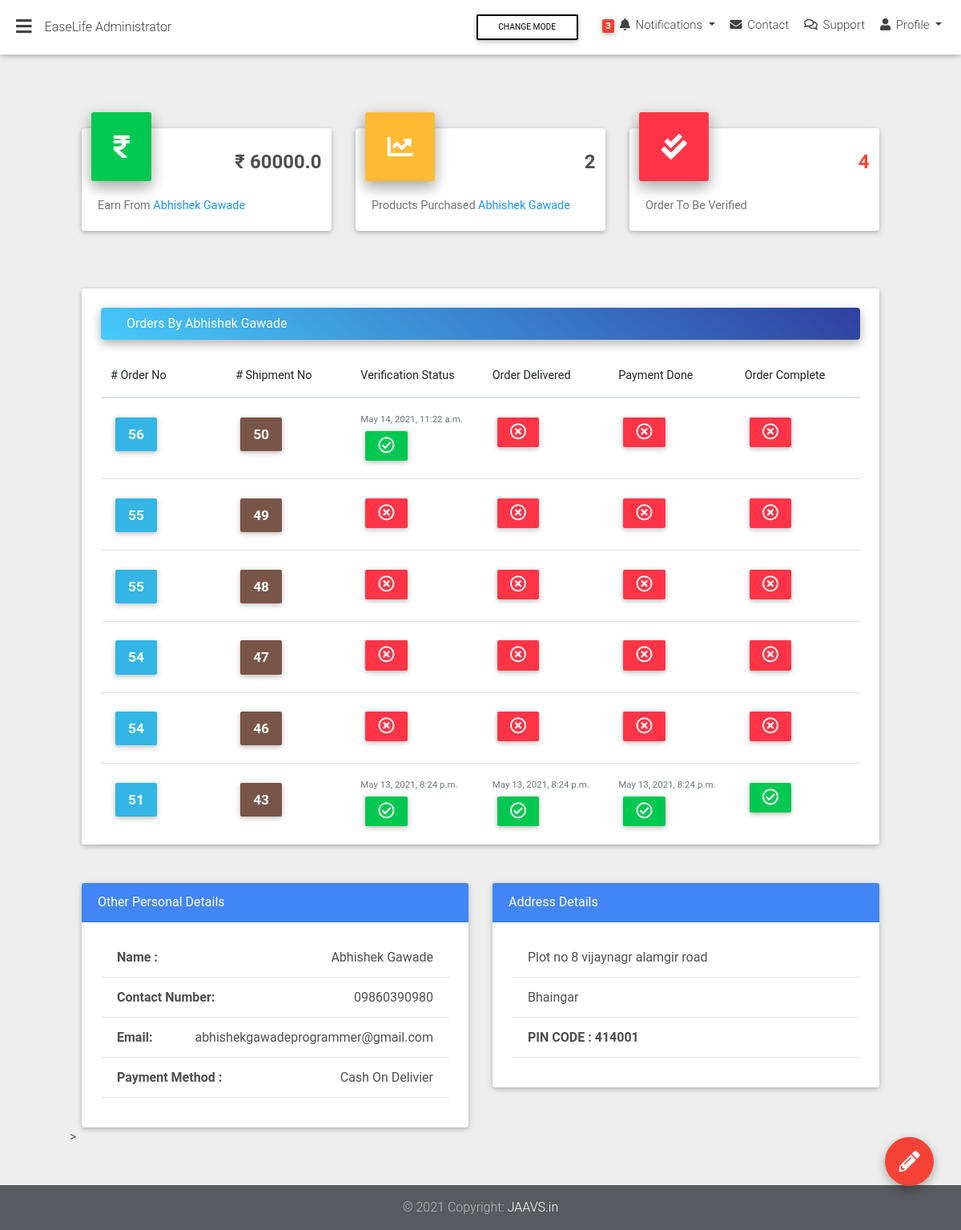
Page /easylife-admin/user-details/1/ on the earlier database version.
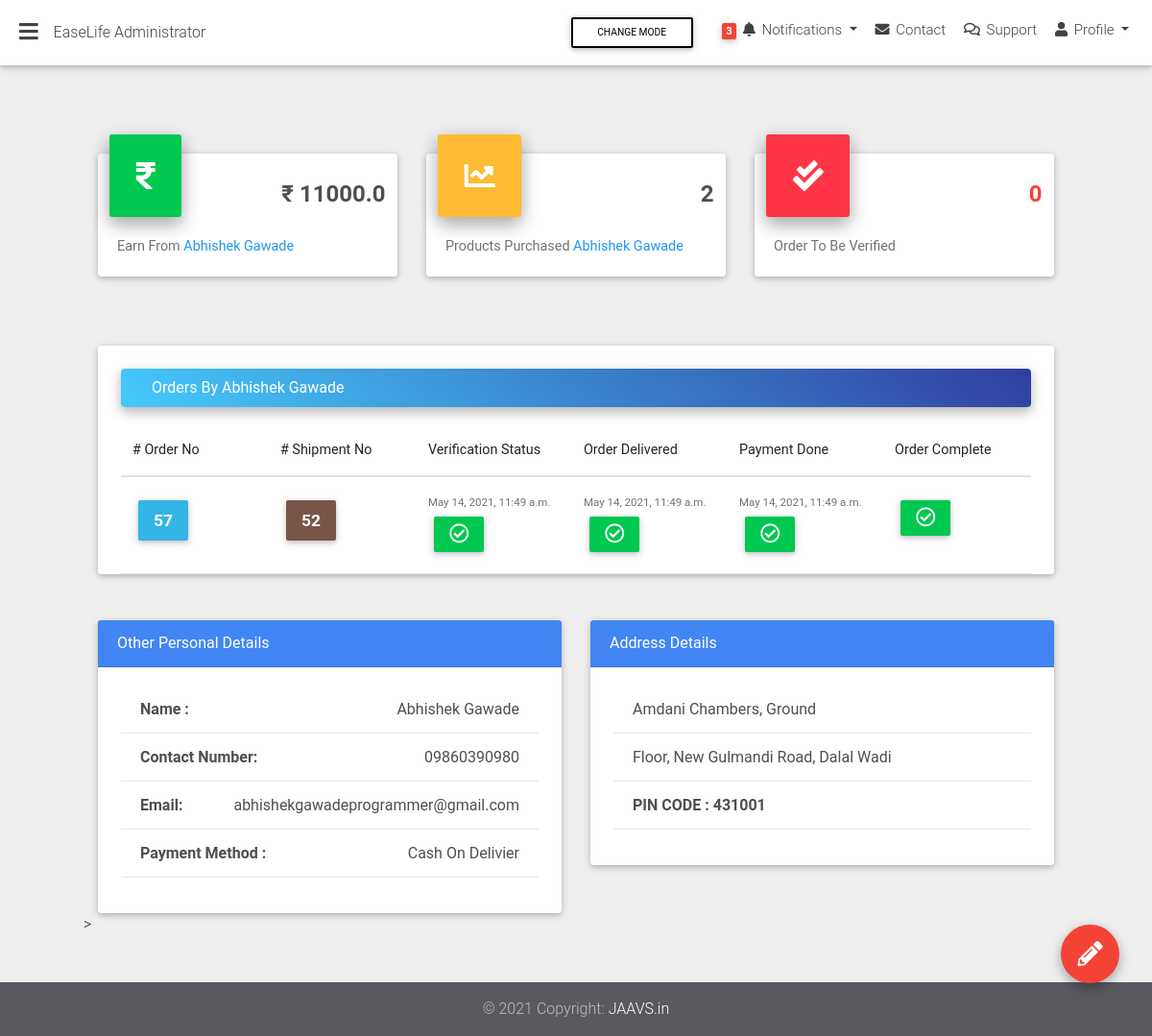
Same page on the later database version.
### base/models.py (models this page shows, shortened)
class ShippmentOrder(models.Model):
    user=models.ForeignKey(settings.AUTH_USER_MODEL,on_delete=models.CASCADE)
    order=models.ForeignKey('Order',on_delete=models.CASCADE)
    verify_order = models.BooleanField(default=False,blank=True)
    verify_done_date= models.DateTimeField(blank=True,null=True)
    delivered= models.BooleanField(default=False,blank=True)
    delivered_done_date= models.DateTimeField(blank=True,null=True)
    payment_done=models.BooleanField(default=False,blank=True)
    payment_done_date= models.DateTimeField(blank=True,null=True)
    report_spam=models.BooleanField(default=False,blank=True)
    description=models.TextField(max_length=250,blank=True)
    class Meta:
        verbose_name = "ShippmentOrder"
        verbose_name_plural = "ShippmentOrders"

class Order(models.Model):
    user = models.ForeignKey(settings.AUTH_USER_MODEL,on_delete=models.CASCADE)
    items =models.ManyToManyField(OrderItem)
    ordered = models.BooleanField(default=False)
    start_date =models.DateTimeField(auto_now_add=True)
    ordered_date = models.DateTimeField()
    billing_address=models.ForeignKey('BillingAddress',on_delete=models.SET_NULL,blank=True,null=True)
    def get_total(self):
        total=0
        for order_item in self.items.all():
            total +=order_item.get_final_price()
        return total

class BillingAddress(models.Model):
    user=models.ForeignKey(settings.AUTH_USER_MODEL,on_delete=models.CASCADE)
    city=models.CharField(choices=MAHARASHTRA_DISTRICTS,max_length=2,default='Mu')
    phone_number=models.CharField(max_length=20)
    street_address=models.CharField(max_length=250)
    apartment_address=models.CharField(max_length=250)
    pin_code=models.CharField(max_length=10)
    payment_option = models.CharField(choices=PAYMENTS_CHOICES,max_length=1,default='S')
    class Meta:
        verbose_name = ("Billing Address")
        verbose_name_plural = ("Billing Adresss")

### easylife_admin/views.py (the view)
# urls.py: path('user-details/<pk>/', user_details, name='user_details'),
def user_details(request,pk):
	user=get_object_or_404(User,pk=pk)
	shippment_order_user= ShippmentOrder.objects.filter(user=user)
	earn_money=0
	item_purchased=0
	no_verified=ShippmentOrder.objects.filter(user=user,verify_order=False).count()
	for shippment_order in shippment_order_user.filter(verify_order=True,payment_done=True):
		earn_money+=shippment_order.order.get_total()
		item_purchased+=shippment_order.order.items.count()
	return render(request,'easylife_admin/user_detail_view.html',{
		'shippment_order_user':shippment_order_user[::-1],
		'user':user,'earn_money':earn_money,'item_purchased':item_purchased,'no_verified':no_verified,'last_order':shippment_order_user.last()})

### base/models.py (called while the page is built)
    def get_total_item_price(self):
        return self.qauntity * self.item.price

    def get_total_discount_price(self):
        return self.qauntity * self.item.discount_price

    def get_final_price(self):
        if self.item.discount_price:
            return self.get_total_discount_price()
        return self.get_total_item_price()

### templates/easylife_admin/user_detail_view.html (shortened to what this page needs)
{% extends "easylife_admin/admin_base.html" %}
{% load static %}
{% block content %}
    <div class="container-fluid">
      <section class="mt-md-4 pt-md-2 mb-5 pb-4">
        <div class="row">
          <div class="col-xl-4 col-md-6 mb-xl-0 mb-4">
            <div class="card card-cascade cascading-admin-card">
              <div class="admin-up">
                <i class="fas fa-rupee-sign success-color mr-3 z-depth-2"></i>
                <div class="data">
                  <h4 class="font-weight-bold dark-grey-text">₹ {{earn_money}}</h4>
                </div>
              </div>
              <div class="card-body card-body-cascade">
                <p class="card-text">Earn From <span class="blue-text">{{user.get_full_name}}</span></p>
              </div>
            </div>
          </div>
          <div class="col-xl-4 col-md-6 mb-xl-0 mb-4">
            <div class="card card-cascade cascading-admin-card">
              <div class="admin-up">
                <i class="fas fa-chart-line warning-color mr-3 z-depth-2"></i>
                <div class="data">
                  <h4 class="font-weight-bold dark-grey-text">{{item_purchased}}</h4>
                </div>
              </div>
              <div class="card-body card-body-cascade">
                <p class="card-text">Products Purchased <span class="blue-text">{{user.get_full_name}}</span></p>
              </div>
            </div>
          </div>
          <div class="col-xl-4 col-md-6 mb-md-0 mb-4">
            <div class="card card-cascade cascading-admin-card">
              <div class="admin-up">
                <i class="fas fa-check-double danger-color lighten-1 mr-3 z-depth-2"></i>
                <div class="data">
                  <h4 class="font-weight-bold danger-grey-text">
                    <span class="red-text">{{no_verified}}</span>
                  </h4>
                </div>
              </div>
              <div class="card-body card-body-cascade">
                <p class="card-text">Order To Be Verified</p>
              </div>
            </div>
          </div>
        </div>
      </section>
      <section class="mb-5">
        <div class="card card-cascade narrower">
          <section>
            <br>
            <div class="card card-cascade narrower z-depth-0">
              <div
                class="view view-cascade gradient-card-header blue-gradient narrower py-2 mx-4 mb-3 d-flex justify-content-between align-items-center">
                <a href="" class="white-text mx-3">Orders By {{ user.get_full_name }}</a>
              </div>
              <div class="px-4">
                <div class="table-responsive">
                  <table class="table table-hover mb-0">
                    <thead>
                      <tr>
                        <th class="th-lg"># Order No</th>
                        <th class="th-lg"># Shipment No</th>
                        <th class="th-lg">Verification Status</th>
                        <th class="th-lg">Order Delivered </th>
                        <th class="th-lg">Payment Done</th>
                        <th class="th-lg">Order Complete</th>
                      </tr>
                    </thead>
                    <tbody>
                      {% for row in shippment_order_user %}
                      <tr>
                        <td>
                       <a href="{% url 'easylife_admin:order-review' row.order.id row.id user.id %}" style="color:white">
                            <button type="button" class="btn btn-info btn-sm px-3">
                              <b style="font-size:170%">{{row.order.id}}</b>
                            </button>
                      </a>
                      </td>
                        <td>
                        <a href='{% url 'easylife_admin:order-review' row.order.id row.id user.id %}' style="color:white">
                            <button type="button" class="btn btn-brown waves-effect waves-light btn-sm px-3">
                              <b style="font-size:170%">{{row.id}}</b>
                            </button>
                      </a>
                      </td>
                        <td>
                          {% if  row.verify_order %}
                          <p  class="fs-6 text-muted" style="font-size:80%;margin-bottom:0;">{{row.verify_done_date}}</p>
                          <button type="button" class="btn btn-success btn-sm px-3">
                              <i class="far fa-check-circle fa-2x"></i>
                            </button>
                          {% else %}
                                <button type="button" class="btn btn-danger btn-sm px-3">
                             <i class="far fa-times-circle fa-2x"></i>
                            </button>
                          {% endif %}
                      </td>
                        <td>
                                {% if  row.delivered %}
                                <p  class="fs-6 text-muted" style="font-size:80%;margin-bottom:0;">{{row.delivered_done_date}}</p>
                                  <button type="button" class="btn btn-success btn-sm px-3">
                                      <i class="far fa-check-circle fa-2x"></i>
                                      </button>
                                {% else %}
                                    <button type="button" class="btn btn-danger btn-sm px-3">
                                      <i class="far fa-times-circle fa-2x"></i>
                                    </button>
                                {% endif %}
                        </td>
                        <td>
                         {% if  row.payment_done %}
                         <p  class="fs-6 text-muted" style="font-size:80%;margin-bottom:0;">{{row.payment_done_date}}</p>
                          <button type="button" class="btn btn-success btn-sm px-3">
                              <i class="far fa-check-circle fa-2x"></i>
                          {% else %}
                                <button type="button" class="btn btn-danger btn-sm px-3">
                             <i class="far fa-times-circle fa-2x"></i>
                            </button>
                          {% endif %}
                        </td>
                        <td>{% if  row.payment_done_date %}
                          <button type="button" class="btn btn-success btn-sm px-3">
                              <i class="far fa-check-circle fa-2x"></i>
                          {% else %}
                                <button type="button" class="btn btn-danger btn-sm px-3">
                             <i class="far fa-times-circle fa-2x"></i>
                          </button>
                          {% endif %}
                        </td>
                      </tr>
                      {% endfor %}
                    </tbody>
                  </table>
                </div>
                <hr class="my-0">
              </div>
            </div>
          </section>
        </div>
      </section>
      <section class="mb-5">
        <div class="row">
          <div class="col-lg-6 col-md-12 mb-lg-0 mb-4">
            <div class="card">
              <div class="card-header white-text primary-color">
                Other  Personal Details
              </div>
              <div class="card-body text-center px-4 mb-3">
                <div class="list-group list-panel">
                  <span  class="list-group-item d-flex justify-content-between dark-grey-text">
                    <span class="float-left" style="font-weight: bold">Name :</span>{{user.get_full_name}}
                  </span>
                  <span  class="list-group-item d-flex justify-content-between dark-grey-text">
                    <span class="float-left" style="font-weight: bold">Contact Number:</span>{{last_order.order.billing_address.phone_number}}
                  </span>
                  <span  class="list-group-item d-flex justify-content-between dark-grey-text">
                    <span class="float-left" style="font-weight: bold">Email:</span>{{user.email}}
                  </span>
                  <span  class="list-group-item d-flex justify-content-between dark-grey-text">
                    <span class="float-left" style="font-weight: bold">Payment Method :</span>{{last_order.order.billing_address.get_payment_option_display}}
                  </span>
                </div>
              </div>
            </div>
          </div>
          <div class="col-lg-6 col-md-12 mb-lg-0 mb-4">
            <div class="card">
              <div class="card-header white-text primary-color">
                Address Details
              </div>
              <div class="card-body text-center px-4 mb-3">
                <div class="list-group list-panel">
                  <span  class="list-group-item d-flex justify-content-between dark-grey-text">
                    {{last_order.order.billing_address.street_address}}
                  </span>
                     <span  class="list-group-item d-flex justify-content-between dark-grey-text">
                    {{last_order.order.billing_address.apartment_address}}
                  </span>
                    <span  class="list-group-item d-flex justify-content-between dark-grey-text">
                    <span class="float-left" style="font-weight: bold">PIN CODE  : {{last_order.order.billing_address.pin_code}}</span>
                  </span>
                </div>
              </div>
            </div>
          </div>>
        </div>
      </section>
    </div>
{% endblock content %}

### templates/easylife_admin/admin_base.html (shortened to what this page needs)
{% load static %}
<!DOCTYPE html>
<html lang="en">
<head>
  <link rel="stylesheet" href="https://use.fontawesome.com/releases/v5.11.2/css/all.css">
  <link rel="stylesheet" href="{% static 'easylife_admin_static/css/bootstrap.min.css' %}">
  <link rel="stylesheet" href="{% static 'easylife_admin_static/css/mdb.min.css' %}">
</head>
<body class="fixed-sn white-skin">
  <header>
    {% include "easylife_admin/admin_navi.html" %}
  </header>
  <main style="padding-top: 0.5rem;">
     <div class="container-fluid">
      {% block content %}
      {% endblock content %}
     </div>
  </main>
  {% include "easylife_admin/admin_footer.html" %}
</body>
</html>

### templates/easylife_admin/admin_side_navi.html (shortened to what this page needs)
{% load static %}

### templates/easylife_admin/admin_navi.html (shortened to what this page needs)
    <nav class="navbar fixed-top navbar-expand-lg scrolling-navbar double-nav">
      <div class="float-left">
        <a href="#" data-activates="slide-out" class="button-collapse"><i class="fas fa-bars"></i></a>
      </div>
      <div class="breadcrumb-dn mr-auto">
        <p>EaseLife Administrator</p>
      </div>
      <div class="d-flex change-mode">
        <div class="ml-auto mb-0 mr-3 change-mode-wrapper">
          <button class="btn btn-outline-black btn-sm" id="dark-mode">Change Mode</button>
        </div>
        <ul class="nav navbar-nav nav-flex-icons ml-auto">
          <li class="nav-item dropdown notifications-nav">
            <a class="nav-link dropdown-toggle waves-effect" id="navbarDropdownMenuLink" data-toggle="dropdown"
              aria-haspopup="true" aria-expanded="false">
              <span class="badge red">3</span> <i class="fas fa-bell"></i>
              <span class="d-none d-md-inline-block">Notifications</span>
            </a>
          </li>
          <li class="nav-item">
            <a class="nav-link waves-effect"><i class="fas fa-envelope"></i> <span
                class="clearfix d-none d-sm-inline-block">Contact</span></a>
          </li>
          <li class="nav-item">
            <a class="nav-link waves-effect"><i class="far fa-comments"></i> <span
                class="clearfix d-none d-sm-inline-block">Support</span></a>
          </li>
          <li class="nav-item dropdown">
            <a class="nav-link dropdown-toggle waves-effect" href="#" id="userDropdown" data-toggle="dropdown"
              aria-haspopup="true" aria-expanded="false">
              <i class="fas fa-user"></i> <span class="clearfix d-none d-sm-inline-block">Profile</span>
            </a>
          </li>
        </ul>
      </div>
    </nav>
    <div class="fixed-action-btn clearfix d-none d-xl-block" style="bottom: 45px; right: 24px;">
      <a class="btn-floating btn-lg red">
        <i class="fas fa-pencil-alt"></i>
      </a>
      <ul class="list-unstyled">
        <li><a class="btn-floating purple" href="{% url "easylife_admin:admin_dashboard" %}"></a></li>
        <li><a class="btn-floating red" href="{% url "easylife_admin:add_items" %}"></a></li>
        <li><a class="btn-floating yellow darken-1" href="{% url "easylife_admin:all_user_details" %}"></a></li>
      </ul>
    </div>

### templates/easylife_admin/admin_footer.html
  <footer class="page-footer pt-0 mt-5 rgba-stylish-light">
    <div class="footer-copyright py-3 text-center">
      <div class="container-fluid">
        © 2021 Copyright: <a href="https://jaavs.in/" target="_blank"> JAAVS.in </a>
      </div>
    </div>
  </footer>

Differences in the rows shown:
removed ShippmentOrder: order.id "56", id "50", verify_done_date "May 14, 2021, 11:22 a.m.", delivered False (drawn), payment_done False (drawn), order.billing_address.phone_number "09860390980", order.billing_address.payment_option "Cash On Delivier", order.billing_address.street_address "Plot no 8 vijaynagr alamgir road", order.billing_address.apartment_address "Bhaingar", order.billing_address.pin_code "414001"
removed ShippmentOrder: order.id "55", id "49", verify_order False (drawn), delivered False (drawn), payment_done False (drawn)
removed ShippmentOrder: order.id "55", id "48", verify_order False (drawn), delivered False (drawn), payment_done False (drawn)
removed ShippmentOrder: order.id "54", id "47", verify_order False (drawn), delivered False (drawn), payment_done False (drawn)
removed ShippmentOrder: order.id "54", id "46", verify_order False (drawn), delivered False (drawn), payment_done False (drawn)
removed ShippmentOrder: order.id "51", id "43", verify_done_date "May 13, 2021, 8:24 p.m.", delivered_done_date "May 13, 2021, 8:24 p.m.", payment_done_date "May 13, 2021, 8:24 p.m."
added ShippmentOrder: order.id "57", id "52", verify_done_date "May 14, 2021, 11:49 a.m.", delivered_done_date "May 14, 2021, 11:49 a.m.", payment_done_date "May 14, 2021, 11:49 a.m.", order.billing_address.phone_number "09860390980", order.billing_address.payment_option "Cash On Delivier", order.billing_address.street_address "Amdani Chambers, Ground", order.billing_address.apartment_address "Floor, New Gulmandi Road, Dalal Wadi", order.billing_address.pin_code "431001"
Other differences:
{{ earn_money }}: "60000.0" → "11000.0"
{{ no_verified }}: "4" → "0"
